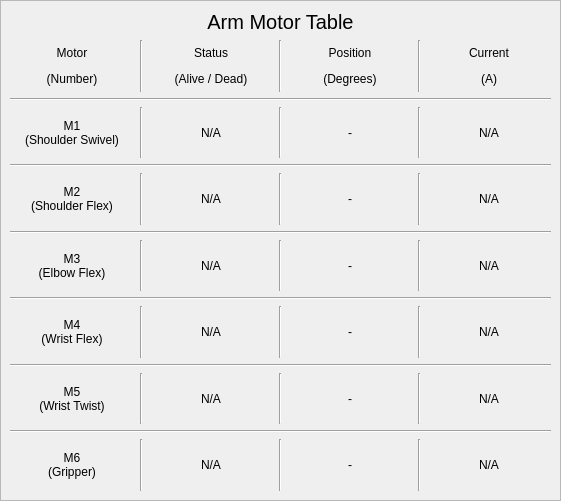
   <widget class="QFrame" name="arm_motor_table_frame">
    <property name="geometry">
     <rect>
      <x>1240</x>
      <y>460</y>
      <width>561</width>
      <height>501</height>
     </rect>
    </property>
    <property name="styleSheet">
     <string notr="true"/>
    </property>
    <property name="frameShape">
     <enum>QFrame::StyledPanel</enum>
    </property>
    <property name="frameShadow">
     <enum>QFrame::Raised</enum>
    </property>
    <widget class="QLabel" name="arm_motor_table_title">
     <property name="geometry">
      <rect>
       <x>10</x>
       <y>10</y>
       <width>541</width>
       <height>23</height>
      </rect>
     </property>
     <property name="font">
      <font>
       <pointsize>15</pointsize>
      </font>
     </property>
     <property name="text">
      <string>Arm Motor Table</string>
     </property>
     <property name="alignment">
      <set>Qt::AlignCenter</set>
     </property>
    </widget>
    <widget class="QWidget" name="layoutWidget_4">
     <property name="geometry">
      <rect>
       <x>10</x>
       <y>40</y>
       <width>541</width>
       <height>451</height>
      </rect>
     </property>
     <layout class="QVBoxLayout" name="arm_motor_table">
      <item>
       <layout class="QHBoxLayout" name="table_head_4">
        <item>
         <widget class="QLabel" name="motor_title_3">
          <property name="text">
           <string>&lt;html&gt;&lt;head/&gt;&lt;body&gt;&lt;p align=&quot;center&quot;&gt;Motor&lt;/p&gt;&lt;p align=&quot;center&quot;&gt;(Number)&lt;/p&gt;&lt;/body&gt;&lt;/html&gt;</string>
          </property>
          <property name="alignment">
           <set>Qt::AlignCenter</set>
          </property>
         </widget>
        </item>
        <item>
         <widget class="Line" name="line_82">
          <property name="styleSheet">
           <string notr="true">background-color: rgb(238, 238, 236);</string>
          </property>
          <property name="orientation">
           <enum>Qt::Vertical</enum>
          </property>
         </widget>
        </item>
        <item>
         <widget class="QLabel" name="status_title_3">
          <property name="text">
           <string>&lt;html&gt;&lt;head/&gt;&lt;body&gt;&lt;p align=&quot;center&quot;&gt;Status&lt;/p&gt;&lt;p align=&quot;center&quot;&gt;(Alive / Dead)&lt;/p&gt;&lt;/body&gt;&lt;/html&gt;</string>
          </property>
          <property name="alignment">
           <set>Qt::AlignCenter</set>
          </property>
         </widget>
        </item>
        <item>
         <widget class="Line" name="line_83">
          <property name="styleSheet">
           <string notr="true">background-color: rgb(238, 238, 236);</string>
          </property>
          <property name="orientation">
           <enum>Qt::Vertical</enum>
          </property>
         </widget>
        </item>
        <item>
         <widget class="QLabel" name="position_title">
          <property name="text">
           <string>&lt;html&gt;&lt;head/&gt;&lt;body&gt;&lt;p align=&quot;center&quot;&gt;Position&lt;/p&gt;&lt;p align=&quot;center&quot;&gt;(Degrees)&lt;/p&gt;&lt;/body&gt;&lt;/html&gt;</string>
          </property>
          <property name="alignment">
           <set>Qt::AlignCenter</set>
          </property>
         </widget>
        </item>
        <item>
         <widget class="Line" name="line_84">
          <property name="styleSheet">
           <string notr="true">background-color: rgb(238, 238, 236);</string>
          </property>
          <property name="orientation">
           <enum>Qt::Vertical</enum>
          </property>
         </widget>
        </item>
        <item>
         <widget class="QLabel" name="current_title_3">
          <property name="text">
           <string>&lt;html&gt;&lt;head/&gt;&lt;body&gt;&lt;p align=&quot;center&quot;&gt;Current&lt;/p&gt;&lt;p align=&quot;center&quot;&gt;(A)&lt;/p&gt;&lt;/body&gt;&lt;/html&gt;</string>
          </property>
          <property name="alignment">
           <set>Qt::AlignCenter</set>
          </property>
         </widget>
        </item>
       </layout>
      </item>
      <item>
       <widget class="Line" name="line_85">
        <property name="styleSheet">
         <string notr="true">background-color: rgb(238, 238, 236);</string>
        </property>
        <property name="orientation">
         <enum>Qt::Horizontal</enum>
        </property>
       </widget>
      </item>
      <item>
       <layout class="QHBoxLayout" name="m1_row">
        <item>
         <widget class="QLabel" name="m1_label">
          <property name="text">
           <string>M1
(Shoulder Swivel)</string>
          </property>
          <property name="alignment">
           <set>Qt::AlignCenter</set>
          </property>
         </widget>
        </item>
        <item>
         <widget class="Line" name="line_86">
          <property name="styleSheet">
           <string notr="true">background-color: rgb(238, 238, 236);</string>
          </property>
          <property name="orientation">
           <enum>Qt::Vertical</enum>
          </property>
         </widget>
        </item>
        <item>
         <widget class="QLabel" name="m1_status">
          <property name="text">
           <string>N/A</string>
          </property>
          <property name="alignment">
           <set>Qt::AlignCenter</set>
          </property>
         </widget>
        </item>
        <item>
         <widget class="Line" name="line_87">
          <property name="styleSheet">
           <string notr="true">background-color: rgb(238, 238, 236);</string>
          </property>
          <property name="orientation">
           <enum>Qt::Vertical</enum>
          </property>
         </widget>
        </item>
        <item>
         <widget class="QLabel" name="m1_position">
          <property name="text">
           <string>-</string>
          </property>
          <property name="alignment">
           <set>Qt::AlignCenter</set>
          </property>
         </widget>
        </item>
        <item>
         <widget class="Line" name="line_88">
          <property name="styleSheet">
           <string notr="true">background-color: rgb(238, 238, 236);</string>
          </property>
          <property name="orientation">
           <enum>Qt::Vertical</enum>
          </property>
         </widget>
        </item>
        <item>
         <widget class="QLabel" name="m1_current">
          <property name="text">
           <string>N/A</string>
          </property>
          <property name="alignment">
           <set>Qt::AlignCenter</set>
          </property>
         </widget>
        </item>
       </layout>
      </item>
      <item>
       <widget class="Line" name="line_89">
        <property name="styleSheet">
         <string notr="true">background-color: rgb(238, 238, 236);</string>
        </property>
        <property name="orientation">
         <enum>Qt::Horizontal</enum>
        </property>
       </widget>
      </item>
      <item>
       <layout class="QHBoxLayout" name="m2_row">
        <item>
         <widget class="QLabel" name="m2_label">
          <property name="text">
           <string>M2
(Shoulder Flex)</string>
          </property>
          <property name="alignment">
           <set>Qt::AlignCenter</set>
          </property>
         </widget>
        </item>
        <item>
         <widget class="Line" name="line_90">
          <property name="styleSheet">
           <string notr="true">background-color: rgb(238, 238, 236);</string>
          </property>
          <property name="orientation">
           <enum>Qt::Vertical</enum>
          </property>
         </widget>
        </item>
        <item>
         <widget class="QLabel" name="m2_status">
          <property name="text">
           <string>N/A</string>
          </property>
          <property name="alignment">
           <set>Qt::AlignCenter</set>
          </property>
         </widget>
        </item>
        <item>
         <widget class="Line" name="line_91">
          <property name="styleSheet">
           <string notr="true">background-color: rgb(238, 238, 236);</string>
          </property>
          <property name="orientation">
           <enum>Qt::Vertical</enum>
          </property>
         </widget>
        </item>
        <item>
         <widget class="QLabel" name="m2_position">
          <property name="text">
           <string>-</string>
          </property>
          <property name="alignment">
           <set>Qt::AlignCenter</set>
          </property>
         </widget>
        </item>
        <item>
         <widget class="Line" name="line_92">
          <property name="styleSheet">
           <string notr="true">background-color: rgb(238, 238, 236);</string>
          </property>
          <property name="orientation">
           <enum>Qt::Vertical</enum>
          </property>
         </widget>
        </item>
        <item>
         <widget class="QLabel" name="m2_current">
          <property name="text">
           <string>N/A</string>
          </property>
          <property name="alignment">
           <set>Qt::AlignCenter</set>
          </property>
         </widget>
        </item>
       </layout>
      </item>
      <item>
       <widget class="Line" name="line_93">
        <property name="styleSheet">
         <string notr="true">background-color: rgb(238, 238, 236);</string>
        </property>
        <property name="orientation">
         <enum>Qt::Horizontal</enum>
        </property>
       </widget>
      </item>
      <item>
       <layout class="QHBoxLayout" name="m3_row">
        <item>
         <widget class="QLabel" name="m3_label">
          <property name="text">
           <string>M3
(Elbow Flex)</string>
          </property>
          <property name="alignment">
           <set>Qt::AlignCenter</set>
          </property>
         </widget>
        </item>
        <item>
         <widget class="Line" name="line_94">
          <property name="styleSheet">
           <string notr="true">background-color: rgb(238, 238, 236);</string>
          </property>
          <property name="orientation">
           <enum>Qt::Vertical</enum>
          </property>
         </widget>
        </item>
        <item>
         <widget class="QLabel" name="m3_status">
          <property name="text">
           <string>N/A</string>
          </property>
          <property name="alignment">
           <set>Qt::AlignCenter</set>
          </property>
         </widget>
        </item>
        <item>
         <widget class="Line" name="line_95">
          <property name="styleSheet">
           <string notr="true">background-color: rgb(238, 238, 236);</string>
          </property>
          <property name="orientation">
           <enum>Qt::Vertical</enum>
          </property>
         </widget>
        </item>
        <item>
         <widget class="QLabel" name="m3_position">
          <property name="text">
           <string>-</string>
          </property>
          <property name="alignment">
           <set>Qt::AlignCenter</set>
          </property>
         </widget>
        </item>
        <item>
         <widget class="Line" name="line_96">
          <property name="styleSheet">
           <string notr="true">background-color: rgb(238, 238, 236);</string>
          </property>
          <property name="orientation">
           <enum>Qt::Vertical</enum>
          </property>
         </widget>
        </item>
        <item>
         <widget class="QLabel" name="m3_current">
          <property name="text">
           <string>N/A</string>
          </property>
          <property name="alignment">
           <set>Qt::AlignCenter</set>
          </property>
         </widget>
        </item>
       </layout>
      </item>
      <item>
       <widget class="Line" name="line_55">
        <property name="styleSheet">
         <string notr="true">background-color: rgb(238, 238, 236);</string>
        </property>
        <property name="orientation">
         <enum>Qt::Horizontal</enum>
        </property>
       </widget>
      </item>
      <item>
       <layout class="QHBoxLayout" name="m4_row">
        <item>
         <widget class="QLabel" name="m4_label">
          <property name="text">
           <string>M4
(Wrist Flex)</string>
          </property>
          <property name="alignment">
           <set>Qt::AlignCenter</set>
          </property>
         </widget>
        </item>
        <item>
         <widget class="Line" name="line_98">
          <property name="styleSheet">
           <string notr="true">background-color: rgb(238, 238, 236);</string>
          </property>
          <property name="orientation">
           <enum>Qt::Vertical</enum>
          </property>
         </widget>
        </item>
        <item>
         <widget class="QLabel" name="m4_status">
          <property name="text">
           <string>N/A</string>
          </property>
          <property name="alignment">
           <set>Qt::AlignCenter</set>
          </property>
         </widget>
        </item>
        <item>
         <widget class="Line" name="line_99">
          <property name="styleSheet">
           <string notr="true">background-color: rgb(238, 238, 236);</string>
          </property>
          <property name="orientation">
           <enum>Qt::Vertical</enum>
          </property>
         </widget>
        </item>
        <item>
         <widget class="QLabel" name="m4_position">
          <property name="text">
           <string>-</string>
          </property>
          <property name="alignment">
           <set>Qt::AlignCenter</set>
          </property>
         </widget>
        </item>
        <item>
         <widget class="Line" name="line_56">
          <property name="styleSheet">
           <string notr="true">background-color: rgb(238, 238, 236);</string>
          </property>
          <property name="orientation">
           <enum>Qt::Vertical</enum>
          </property>
         </widget>
        </item>
        <item>
         <widget class="QLabel" name="m4_current">
          <property name="text">
           <string>N/A</string>
          </property>
          <property name="alignment">
           <set>Qt::AlignCenter</set>
          </property>
         </widget>
        </item>
       </layout>
      </item>
      <item>
       <widget class="Line" name="line_101">
        <property name="styleSheet">
         <string notr="true">background-color: rgb(238, 238, 236);</string>
        </property>
        <property name="orientation">
         <enum>Qt::Horizontal</enum>
        </property>
       </widget>
      </item>
      <item>
       <layout class="QHBoxLayout" name="m5_row">
        <item>
         <widget class="QLabel" name="m5_label">
          <property name="text">
           <string>M5
(Wrist Twist)</string>
          </property>
          <property name="alignment">
           <set>Qt::AlignCenter</set>
          </property>
         </widget>
        </item>
        <item>
         <widget class="Line" name="line_102">
          <property name="styleSheet">
           <string notr="true">background-color: rgb(238, 238, 236);</string>
          </property>
          <property name="orientation">
           <enum>Qt::Vertical</enum>
          </property>
         </widget>
        </item>
        <item>
         <widget class="QLabel" name="m5_status">
          <property name="text">
           <string>N/A</string>
          </property>
          <property name="alignment">
           <set>Qt::AlignCenter</set>
          </property>
         </widget>
        </item>
        <item>
         <widget class="Line" name="line_103">
          <property name="styleSheet">
           <string notr="true">background-color: rgb(238, 238, 236);</string>
          </property>
          <property name="orientation">
           <enum>Qt::Vertical</enum>
          </property>
         </widget>
        </item>
        <item>
         <widget class="QLabel" name="m5_position">
          <property name="text">
           <string>-</string>
          </property>
          <property name="alignment">
           <set>Qt::AlignCenter</set>
          </property>
         </widget>
        </item>
        <item>
         <widget class="Line" name="line_104">
          <property name="styleSheet">
           <string notr="true">background-color: rgb(238, 238, 236);</string>
          </property>
          <property name="orientation">
           <enum>Qt::Vertical</enum>
          </property>
         </widget>
        </item>
        <item>
         <widget class="QLabel" name="m5_current">
          <property name="text">
           <string>N/A</string>
          </property>
          <property name="alignment">
           <set>Qt::AlignCenter</set>
          </property>
         </widget>
        </item>
       </layout>
      </item>
      <item>
       <widget class="Line" name="line_105">
        <property name="styleSheet">
         <string notr="true">background-color: rgb(238, 238, 236);</string>
        </property>
        <property name="orientation">
         <enum>Qt::Horizontal</enum>
        </property>
       </widget>
      </item>
      <item>
       <layout class="QHBoxLayout" name="m6_row">
        <item>
         <widget class="QLabel" name="m6_label">
          <property name="text">
           <string>M6
(Gripper)</string>
          </property>
          <property name="alignment">
           <set>Qt::AlignCenter</set>
          </property>
         </widget>
        </item>
        <item>
         <widget class="Line" name="line_106">
          <property name="styleSheet">
           <string notr="true">background-color: rgb(238, 238, 236);</string>
          </property>
          <property name="orientation">
           <enum>Qt::Vertical</enum>
          </property>
         </widget>
        </item>
        <item>
         <widget class="QLabel" name="m6_status">
          <property name="text">
           <string>N/A</string>
          </property>
          <property name="alignment">
           <set>Qt::AlignCenter</set>
          </property>
         </widget>
        </item>
        <item>
         <widget class="Line" name="line_107">
          <property name="styleSheet">
           <string notr="true">background-color: rgb(238, 238, 236);</string>
          </property>
          <property name="orientation">
           <enum>Qt::Vertical</enum>
          </property>
         </widget>
        </item>
        <item>
         <widget class="QLabel" name="m6_position">
          <property name="text">
           <string>-</string>
          </property>
          <property name="alignment">
           <set>Qt::AlignCenter</set>
          </property>
         </widget>
        </item>
        <item>
         <widget class="Line" name="line_108">
          <property name="styleSheet">
           <string notr="true">background-color: rgb(238, 238, 236);</string>
          </property>
          <property name="orientation">
           <enum>Qt::Vertical</enum>
          </property>
         </widget>
        </item>
        <item>
         <widget class="QLabel" name="m6_current">
          <property name="text">
           <string>N/A</string>
          </property>
          <property name="alignment">
           <set>Qt::AlignCenter</set>
          </property>
         </widget>
        </item>
       </layout>
      </item>
     </layout>
    </widget>
   </widget>
